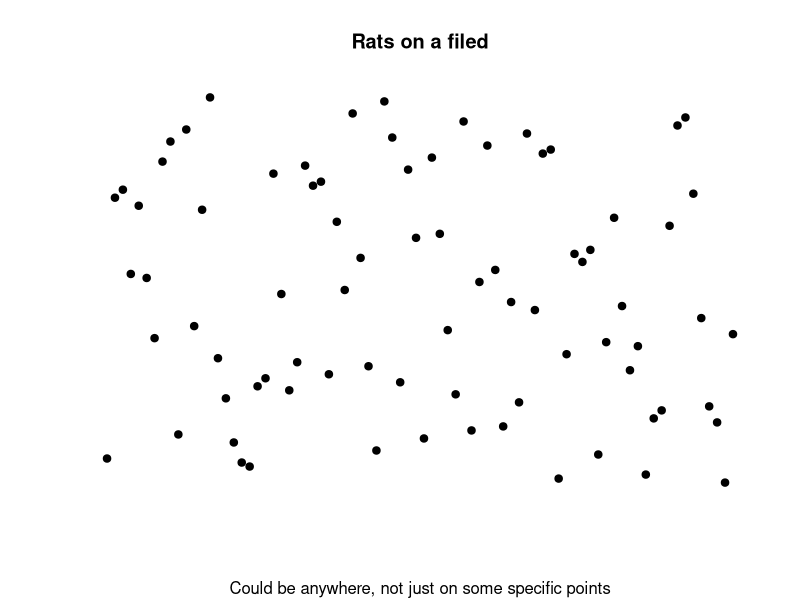

The R source for this figure:
## ---- chunk 1
set.seed(10)
plot(sample(100,80), main="Rats on a filed", xlab = "", ylab = "", axes = F, pch=19, sub = "Could be anywhere, not just on some specific points")
